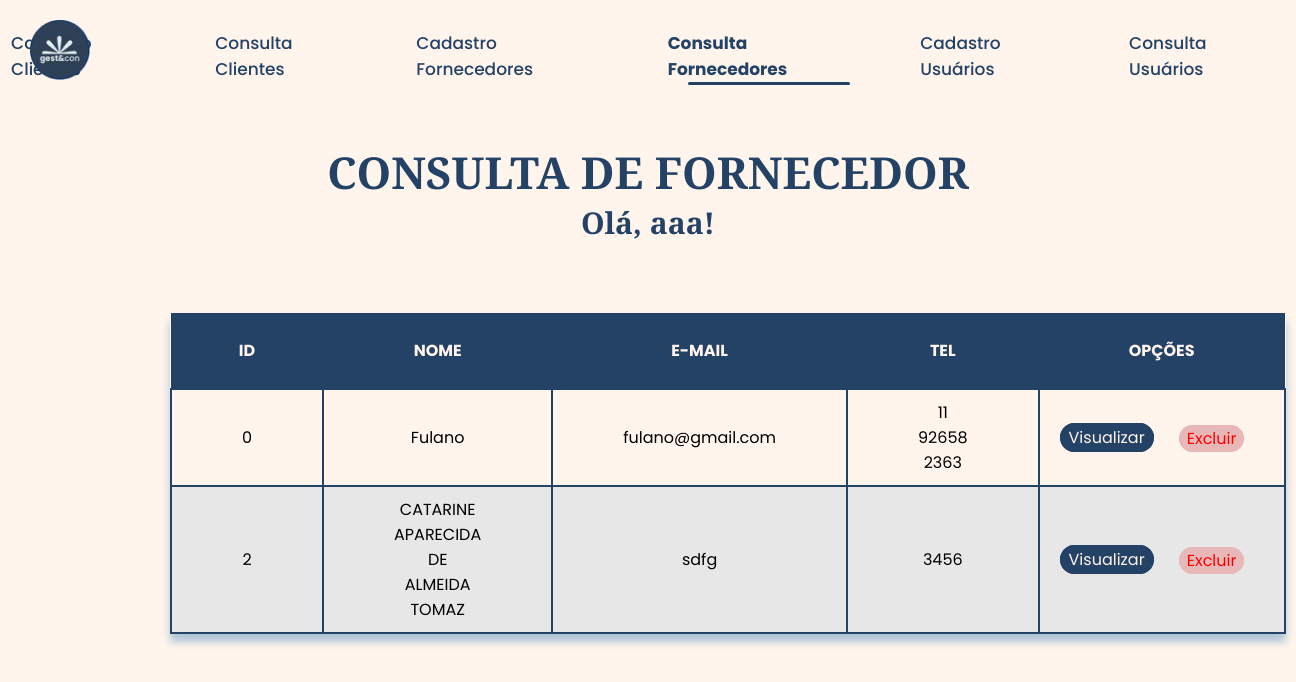
Screenshot of /consulta_fornecedor (signed in) with the database file from the repository.
### tables this page shows
CREATE TABLE "tb_fornecedores" (
	"fornecedor_id"	INTEGER,
	"nome"	TEXT,
	"email"	TEXT,
	"telefone"	TEXT,
	"site"	TEXT,
	"cnpj"	TEXT,
	"rua"	TEXT,
	"numero"	TEXT,
	"cidade"	TEXT,
	"estado"	TEXT,
	"cep"	TEXT,
	"data_cadastro"	TEXT,
	PRIMARY KEY("fornecedor_id" AUTOINCREMENT)
);

### run.py (the view)
@app.route('/consulta_fornecedor', methods=['GET'])
def consulta_fornecedor():
    nome = request.args.get('nome', None)
    if not app.config['dados_login']:
        return redirect('/')
    conexao = sqlite3.connect('models/cadastro.db')
    cursor = conexao.cursor()
    sql = 'SELECT * FROM tb_fornecedores'
    cursor.execute(sql)
    fornecedores = cursor.fetchall()
    conexao.close()
    usuario_logado = app.config['dados_login']
    nome_usuario = usuario_logado[3] if len(usuario_logado) > 3 else "Usuário desconhecido"
    return render_template('consulta_fornecedor.html', fornecedores=fornecedores, nome_usuario=nome_usuario)

### templates/consulta_fornecedor.html (shortened to what this page needs)
<!DOCTYPE html>
<html lang="pt-br">
<head>
    <link rel="stylesheet" href="/static/styles/consulta_fornecedor.css">
</head>
<body>
    <header class="cabecalho" >
        <nav>
            <a href="/cadastro_cliente">Cadastro Clientes</a>
            <a href="/consulta_cliente">Consulta Clientes</a>
            <a href="/cadastro_fornecedor">Cadastro Fornecedores</a>
            <a class="active" href="/consulta_fornecedor">Consulta Fornecedores</a>
            <a href="/cadastro_usuario">Cadastro Usuários</a>
            <a href="/consulta_usuario">Consulta Usuários</a>
        </nav>
    </header>
    <img class="logo" src="/static/assets/logo.png" alt="">
    <h2>CONSULTA DE FORNECEDOR</h2>
    <h3>Olá, {{ nome_usuario }}!</h3>
    <div class="table-container">
        <table>
            <thead>
                <tr>
                    <th>ID</th>
                    <th>NOME</th>
                    <th>E-MAIL</th>
                    <th>TEL</th>
                    <th>OPÇÕES</th>
                </tr>
            </thead>
            <tbody>
                {% for fornecedor in fornecedores %}
                <tr>
                    <td>{{ fornecedor[0] }}</td>
                    <td>{{ fornecedor[1] }}</td>
                    <td>{{ fornecedor[2] }}</td>
                    <td>{{ fornecedor[3] }}</td>
                    <td>
                        <a class="link_visualizar" href="{{ url_for('visualizar_fornecedor', fornecedor_id=fornecedor[0]) }}">Visualizar</a>
                        <a class="link_excluir" href="/excluir_fornecedor/{{ fornecedor[0] }}" class="link_excluir">Excluir</a>
                    </td>
                </tr>
                {% endfor %}
            </tbody>
        </table>
    </div>
</body>
</html>

### static/styles/consulta_fornecedor.css (style rules this page uses)
:root { --cor-1: #fff5ed; --cor-2: #234266; --cor-3: #afc5d5; --cor-4: #2f4156; --font-title: 'Young Serif', sans-serif; --font-body: 'Poppins', sans-serif; }
* { margin: 0; padding: 0; }
body { background-color: var(--cor-1); }
nav { padding: 30px 11px; display: flex; justify-content: center; gap: 50px; }
nav a { color: var(--cor-2); text-decoration: none; font-family: var(--font-body); font-size: 17px; font-weight: 500; position: relative; transition: 0.5s ease-in-out; }
nav a::after { content: ''; position: absolute; left: 50%; bottom: -3px; transform: translateX(-50%); width: 0; height: 3px; border-radius: 25px; background-color: var(--cor-2); transition: width 0.3s ease; }
nav a.active::after { width: 80%; }
nav a.active { color: var(--cor-2); font-weight: bold; }
.logo { width: 60px; position: absolute; top: 20px; left: 30px; }
h2 { font-family: var(--font-title); font-size: 44px; color: var(--cor-2); text-align: center; margin-top: 30px; }
h3 { font-family: var(--font-title); font-size: 30px; color: var(--cor-2); text-align: center; margin-bottom: 10px; }
th { background-color: var(--cor-2); color: var(--cor-1); font-family: var(--font-body); padding: 25px; padding-left: 45px; padding-right: 45px; text-align: center; }
.table-container { border-radius: 10px; max-width: 650px; margin: 50px auto; padding: 20px; margin-left: 150px; background-color: var(--cor-1); }
table { box-shadow: 0px 8px 8px var(--cor-3); width: 100%; border-collapse: collapse; }
tbody { font-family: var(--font-body); padding: 15px; border: 1px solid var(--cor-2); text-align: center; }
td { padding: 10px 70px; border: 2px solid var(--cor-2); align-items: center }
tr:nth-child(even) { background-color: #afc5d54c; }
tr:nth-child(odd) { background-color: var(--cor-1); }
.link_visualizar { color: var(--cor-1); border: 2px solid var(--cor-2); background-color: var(--cor-2); font-family: var(--font-body); padding: 2px 3px; border-radius: 15px; padding: 1px 7px; margin-right: 10px; text-decoration: none; transition: background-color 0.5s; position: relative; right: 50px; top: 12px; }
.link_excluir { position: relative; left: 50px; bottom: 12px; color: red; border: 1px solid #e8b8b8; background-color: #e8b8b8; font-family: var(--font-body); border-radius: 15px; padding: 1px 7px; text-decoration: none; transition: background-color 0.5s; }

### rows the page displays
tb_fornecedores: fornecedor_id "0", nome "Fulano", email "fulano@gmail.com", telefone "11 92658 2363"
tb_fornecedores: fornecedor_id "2", nome "CATARINE APARECIDA DE ALMEIDA TOMAZ", email "sdfg", telefone "3456"

### other values shown
{{ nome_usuario }} "aaa"
